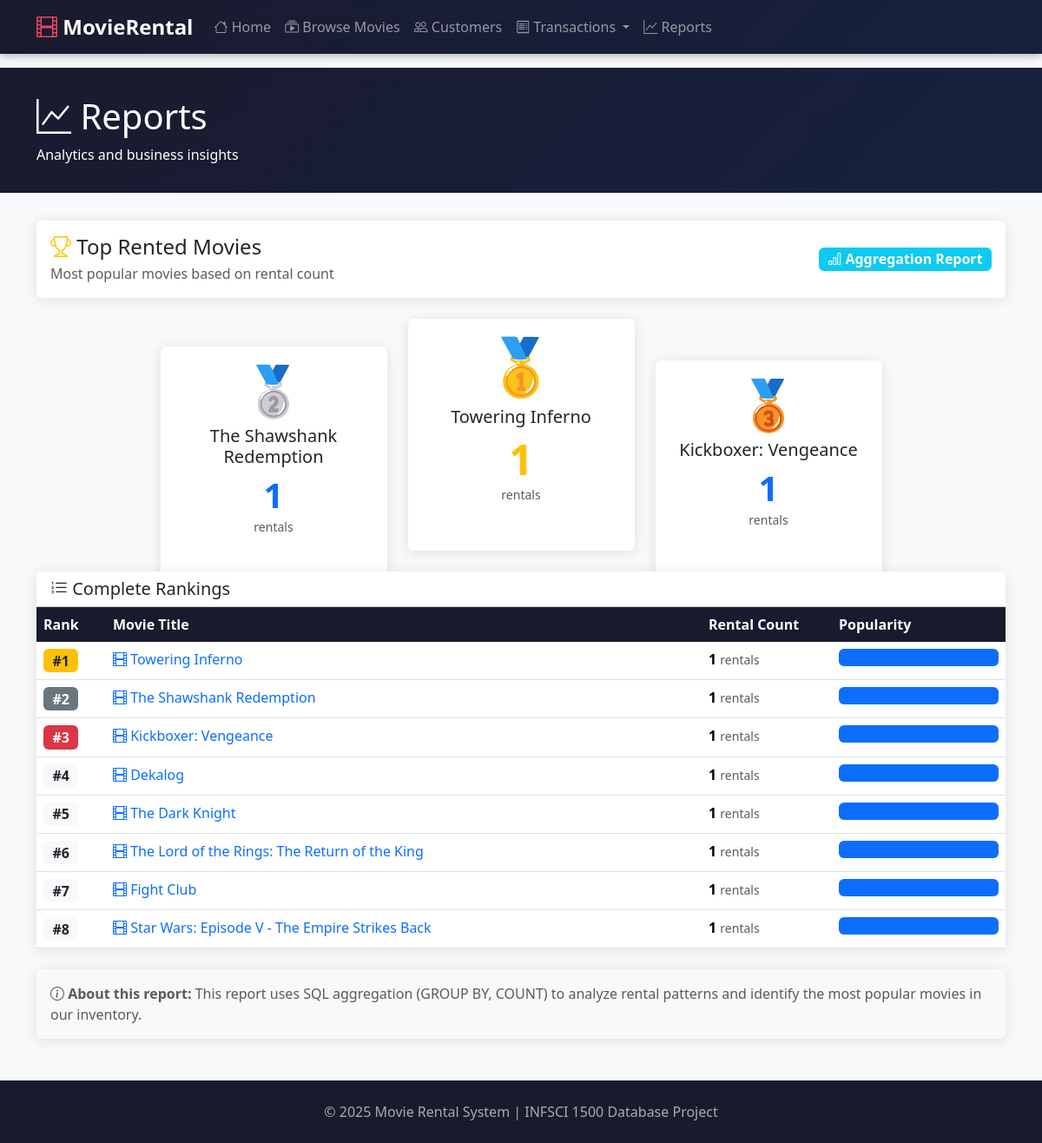
Page /reports/popular on the committed database.
### tables this page shows
CREATE TABLE movie (
        movie_id       INTEGER PRIMARY KEY AUTOINCREMENT,
        title          TEXT NOT NULL,
        release_year   INTEGER,
        mpaa_rating    TEXT,
        length_minutes INTEGER,
        movie_rating   REAL,
        description    TEXT,
        rental_rate    REAL NOT NULL DEFAULT 4.99,
        late_fee       REAL NOT NULL DEFAULT 1.00
    );

### app.py (the view)
@app.route("/reports/popular")
def popular_movies():
    conn = get_connection()
    cur = conn.cursor()
    cur.execute(
        """
        SELECT m.movie_id,
               m.title,
               COUNT(*) AS rental_count
        FROM rental r
        JOIN inventory_copy ic ON r.copy_id = ic.copy_id
        JOIN movie m ON ic.movie_id = m.movie_id
        GROUP BY m.movie_id, m.title
        ORDER BY rental_count DESC
        LIMIT 10
        """
    )
    movies = cur.fetchall()
    conn.close()
    return render_template("popular_movies.html", movies=movies)

### app.py (called while the page is built)
def get_connection():
    conn = sqlite3.connect(DB_PATH)
    conn.row_factory = sqlite3.Row  # let us use row["column_name"]
    return conn

### templates/popular_movies.html (shortened to what this page needs)
{% extends "base.html" %}
{% block content %}
<div class="page-header">
    <div class="container">
        <h1><i class="bi bi-graph-up"></i> Reports</h1>
        <p class="mb-0">Analytics and business insights</p>
    </div>
</div>
<div class="container">
    <div class="card mb-4">
        <div class="card-body">
            <div class="row align-items-center">
                <div class="col-md-8">
                    <h4 class="mb-1"><i class="bi bi-trophy text-warning"></i> Top Rented Movies</h4>
                    <p class="text-muted mb-0">Most popular movies based on rental count</p>
                </div>
                <div class="col-md-4 text-md-end">
                    <span class="badge bg-info fs-6">
                        <i class="bi bi-bar-chart"></i> Aggregation Report
                    </span>
                </div>
            </div>
        </div>
    </div>
    {% if movies %}
    {% if movies|length >= 3 %}
    <div class="row mb-4 justify-content-center">
        <div class="col-md-3 order-md-1 order-2">
            <div class="card text-center h-100" style="margin-top: 2rem;">
                <div class="card-body">
                    <div class="display-4 mb-2">🥈</div>
                    <h5>{{ movies[1]['title'] }}</h5>
                    <p class="display-6 fw-bold text-primary mb-0">{{ movies[1]['rental_count'] }}</p>
                    <small class="text-muted">rentals</small>
                </div>
            </div>
        </div>
        <div class="col-md-3 order-md-2 order-1">
            <div class="card text-center h-100 border-warning" style="border-width: 2px;">
                <div class="card-body">
                    <div class="display-3 mb-2">🥇</div>
                    <h5>{{ movies[0]['title'] }}</h5>
                    <p class="display-5 fw-bold text-warning mb-0">{{ movies[0]['rental_count'] }}</p>
                    <small class="text-muted">rentals</small>
                </div>
            </div>
        </div>
        <div class="col-md-3 order-md-3 order-3">
            <div class="card text-center h-100" style="margin-top: 3rem;">
                <div class="card-body">
                    <div class="display-4 mb-2">🥉</div>
                    <h5>{{ movies[2]['title'] }}</h5>
                    <p class="display-6 fw-bold text-primary mb-0">{{ movies[2]['rental_count'] }}</p>
                    <small class="text-muted">rentals</small>
                </div>
            </div>
        </div>
    </div>
    {% endif %}
    <div class="card">
        <div class="card-header bg-white">
            <h5 class="mb-0"><i class="bi bi-list-ol"></i> Complete Rankings</h5>
        </div>
        <div class="card-body p-0">
            <div class="table-responsive">
                <table class="table table-hover mb-0">
                    <thead>
                        <tr>
                            <th style="width: 80px;">Rank</th>
                            <th>Movie Title</th>
                            <th style="width: 150px;">Rental Count</th>
                            <th style="width: 200px;">Popularity</th>
                        </tr>
                    </thead>
                    <tbody>
                        {% set max_count = movies[0]['rental_count'] if movies else 1 %}
                        {% for movie in movies %}
                        <tr>
                            <td>
                                {% if loop.index == 1 %}
                                <span class="badge bg-warning text-dark fs-6">#{{ loop.index }}</span>
                                {% elif loop.index == 2 %}
                                <span class="badge bg-secondary fs-6">#{{ loop.index }}</span>
                                {% elif loop.index == 3 %}
                                <span class="badge bg-danger fs-6">#{{ loop.index }}</span>
                                {% else %}
                                <span class="badge bg-light text-dark fs-6">#{{ loop.index }}</span>
                                {% endif %}
                            </td>
                            <td>
                                <a href="{{ url_for('movie_detail', movie_id=movie['movie_id']) }}" class="text-decoration-none">
                                    <i class="bi bi-film"></i> {{ movie['title'] }}
                                </a>
                            </td>
                            <td>
                                <span class="fw-bold">{{ movie['rental_count'] }}</span>
                                <small class="text-muted">rentals</small>
                            </td>
                            <td>
                                <div class="progress" style="height: 20px;">
                                    <div class="progress-bar bg-primary" role="progressbar"
                                         style="width: {{ (movie['rental_count'] / max_count * 100)|int }}%">
                                    </div>
                                </div>
                            </td>
                        </tr>
                        {% endfor %}
                    </tbody>
                </table>
            </div>
        </div>
    </div>
    {% endif %}
    <div class="card mt-4 bg-light">
        <div class="card-body">
            <p class="mb-0 text-muted">
                <i class="bi bi-info-circle"></i>
                <strong>About this report:</strong> This report uses SQL aggregation (GROUP BY, COUNT) to analyze
                rental patterns and identify the most popular movies in our inventory.
            </p>
        </div>
    </div>
</div>
{% endblock %}

### templates/base.html (style rules this page uses)
body { background-color: #f8f9fa; min-height: 100vh; }
.card { border: none; box-shadow: 0 2px 15px rgba(0,0,0,0.1); transition: transform 0.3s, box-shadow 0.3s; }
.page-header { background: linear-gradient(135deg, #1a1a2e 0%, #16213e 100%); color: white; padding: 2rem 0; margin-bottom: 2rem; }
.table th { background-color: #1a1a2e; color: white; border: none; }

### rows in the picture
movie: title "The Shawshank Redemption", rental_count "1", {{ (movie['rental_count'] / max_count * 100)|int }} 100 (drawn)
movie: title "Towering Inferno", rental_count "1", {{ (movie['rental_count'] / max_count * 100)|int }} 100 (drawn)
movie: title "Kickboxer: Vengeance", rental_count "1", {{ (movie['rental_count'] / max_count * 100)|int }} 100 (drawn)
movie: title "Dekalog", rental_count "1", {{ (movie['rental_count'] / max_count * 100)|int }} 100 (drawn)
movie: title "The Dark Knight", rental_count "1", {{ (movie['rental_count'] / max_count * 100)|int }} 100 (drawn)
movie: title "The Lord of the Rings: The Return of the King", rental_count "1", {{ (movie['rental_count'] / max_count * 100)|int }} 100 (drawn)
movie: title "Fight Club", rental_count "1", {{ (movie['rental_count'] / max_count * 100)|int }} 100 (drawn)
movie: title "Star Wars: Episode V - The Empire Strikes Back", rental_count "1", {{ (movie['rental_count'] / max_count * 100)|int }} 100 (drawn)

### other values in the picture
{{ movies[1]['rental_count'] }} "1"
{{ movies[0]['rental_count'] }} "1"
{{ movies[2]['rental_count'] }} "1"
